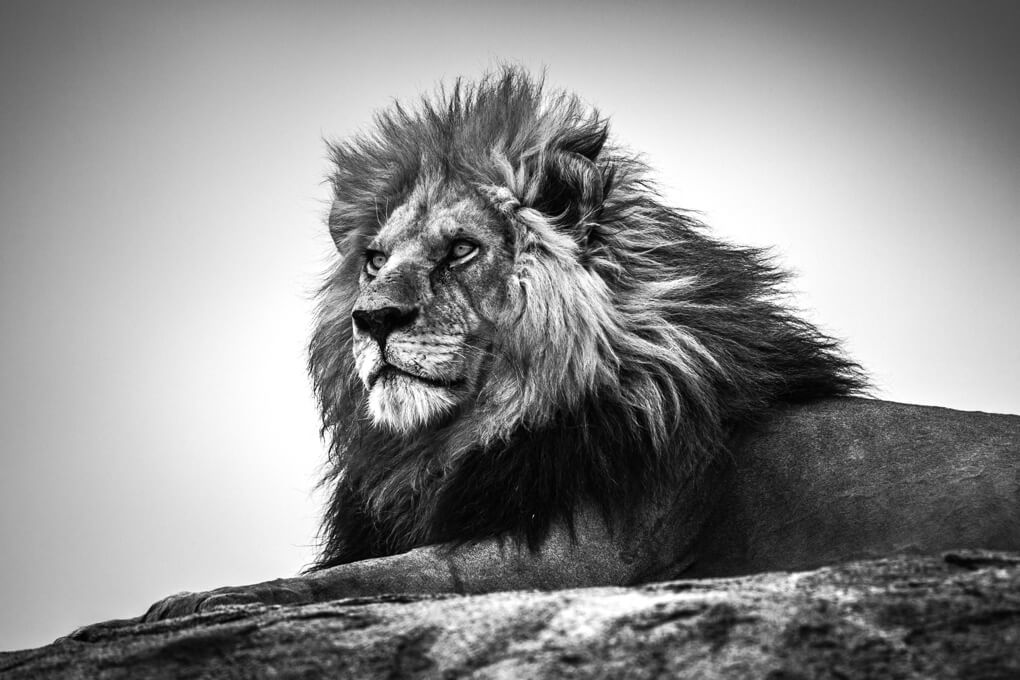
#> input picture resources/lion.jpg, 1020 x 680 px, found by its file name
$ python 09_Play_Ground.py
#> lines starting #> are read from the running program, lines starting #| are printed output that depends on the picture; after the words box and inside, x2 and y2 are one past the last pixel; in counts of white or black regions, pixels touching at a corner belong together
# Code from Tech TutorialX
import cv2

originalImage = cv2.imread('C:/Users/mgrac/Documents/GitHub/OpenCV-Python/resources/lion.jpg')
#> originalImage is the input picture: shape (680, 1020, 3); min 0, max 255, mean 140.7
grayImage = cv2.cvtColor(originalImage, cv2.COLOR_BGR2GRAY)

(thresh, blackAndWhiteImage) = cv2.threshold(grayImage, 127, 255, cv2.THRESH_BINARY)
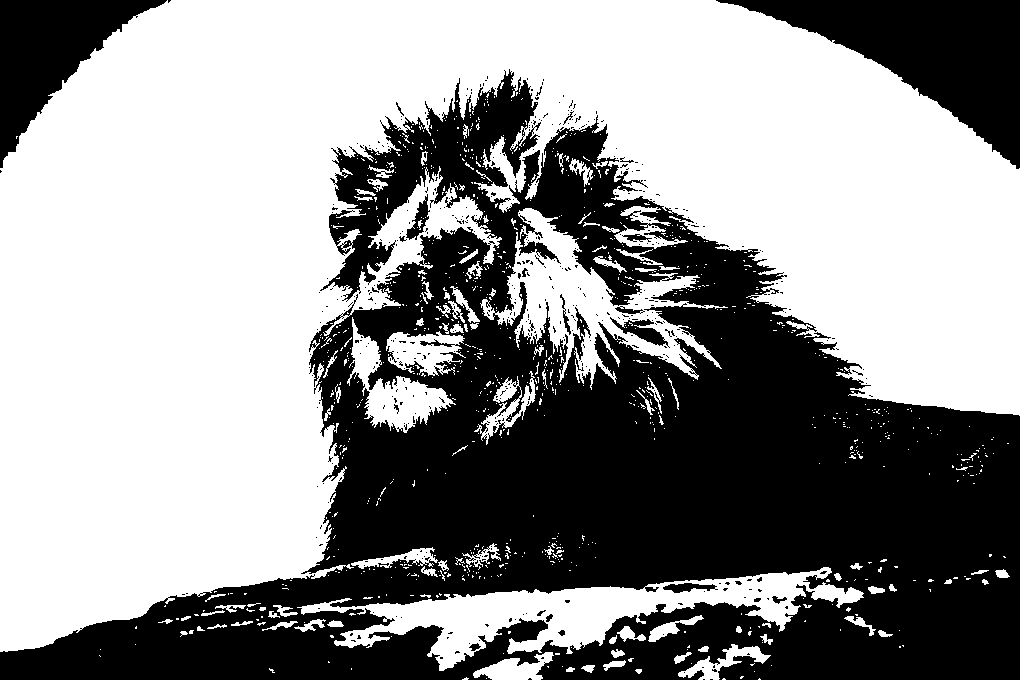
#> blackAndWhiteImage: shape (680, 1020); 57% white; 486 black regions (464 under 20 px), largest, box (x1, y1, x2, y2) and area: (0, 69, 1020, 680) 262503, (716, 0, 1020, 169) 20737, (0, 0, 167, 168) 11550

cv2.imshow('Black white image', blackAndWhiteImage)
cv2.imshow('Original image', originalImage)
cv2.imshow('Gray image', grayImage)

cv2.waitKey(0)
cv2.destroyAllWindows()

# Actually code is not working here

$ run again, with resources/girl.jpg copied over resources/lion.jpg
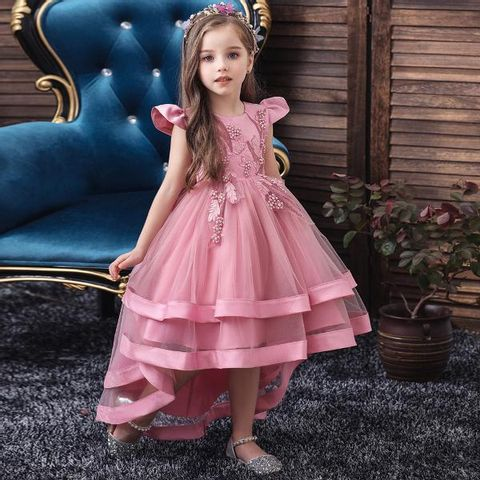
#> input picture resources/girl.jpg, 480 x 480 px, found by its file name
#> originalImage is the input picture: shape (480, 480, 3); mean B, G, R 83.4, 75.7, 92.8
#> `grayImage = cv2.cvtColor(originalImage, cv2.COLOR_BGR2GRAY)`:
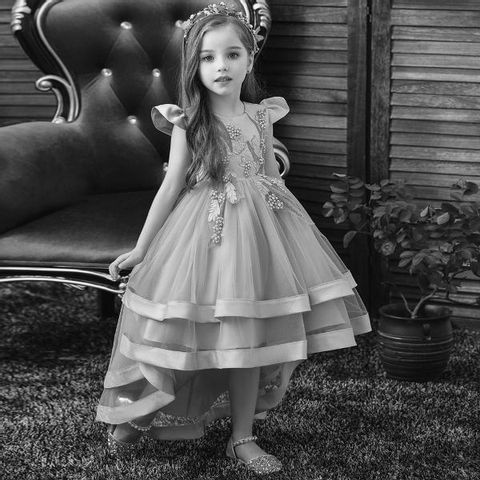
#> grayImage: shape (480, 480); min 0, max 254, mean 81.7
#> `(thresh, blackAndWhiteImage) = cv2.threshold(grayImage, 127, 255, cv2...`:
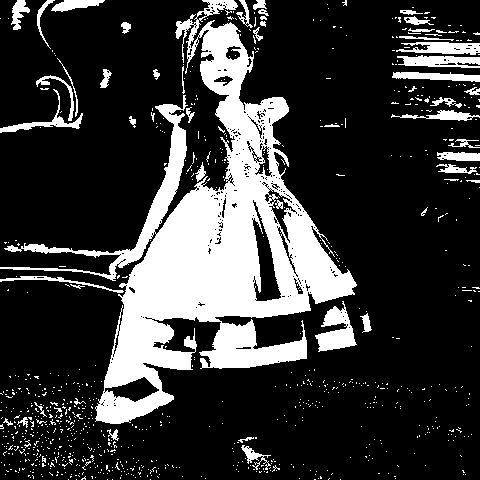
#> blackAndWhiteImage: shape (480, 480); 22% white; 864 white regions (810 under 20 px), largest, box (x1, y1, x2, y2) and area: (0, 0, 357, 424) 40161, (315, 301, 357, 352) 1072, (397, 55, 480, 68) 737
